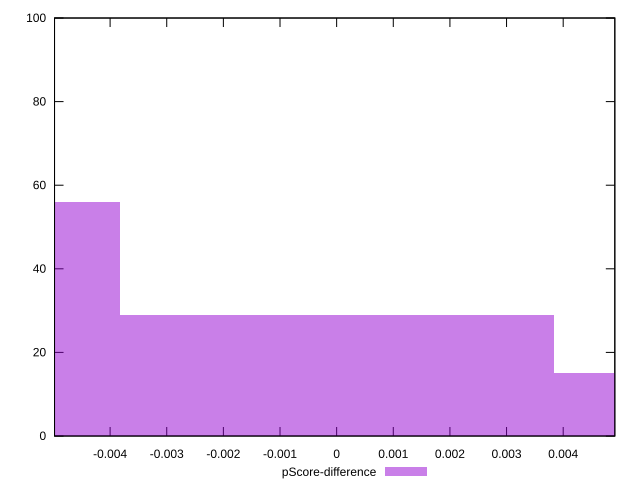

The gnuplot source for this figure:
reset

$pScoreDifference <<EOF
0.007658357848934911 15
-0.007658357848934911 56
0 29
EOF

set key outside below
set boxwidth 0.007658357848934911
set xrange [-0.004981102860465048:0.004911588743765516]
set yrange [0:100]
set trange [0:100]
set style fill transparent solid 0.5 noborder
set terminal svg size 640, 490 enhanced background rgb 'white'
set output "report_0_00242021-02-20T12:25:28.543Z/interactive/samples/pages+cached+noadtech/pScore-difference/histogram.svg"

plot $pScoreDifference title "pScore-difference" with boxes

reset
